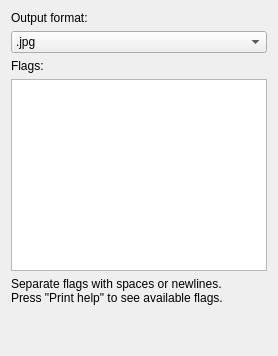
        <widget class="QWidget" name="decodeTab">
         <attribute name="title">
          <string>JXL Dec</string>
         </attribute>
         <layout class="QVBoxLayout" name="verticalLayout_9">
          <item>
           <widget class="QLabel" name="label_11">
            <property name="text">
             <string>Output format:</string>
            </property>
           </widget>
          </item>
          <item>
           <widget class="QComboBox" name="outFmtCombo">
            <item>
             <property name="text">
              <string>.jpg</string>
             </property>
            </item>
            <item>
             <property name="text">
              <string>.png</string>
             </property>
            </item>
            <item>
             <property name="text">
              <string>.apng</string>
             </property>
            </item>
            <item>
             <property name="text">
              <string>.ppm</string>
             </property>
            </item>
            <item>
             <property name="text">
              <string>.pfm</string>
             </property>
            </item>
           </widget>
          </item>
          <item>
           <widget class="QLabel" name="label_12">
            <property name="text">
             <string>Flags:</string>
            </property>
           </widget>
          </item>
          <item>
           <widget class="QPlainTextEdit" name="custOutFlagTxt">
            <property name="sizePolicy">
             <sizepolicy hsizetype="Preferred" vsizetype="Preferred">
              <horstretch>0</horstretch>
              <verstretch>0</verstretch>
             </sizepolicy>
            </property>
            <property name="minimumSize">
             <size>
              <width>0</width>
              <height>0</height>
             </size>
            </property>
            <property name="sizeAdjustPolicy">
             <enum>QAbstractScrollArea::AdjustIgnored</enum>
            </property>
           </widget>
          </item>
          <item>
           <widget class="QLabel" name="label_13">
            <property name="text">
             <string>Separate flags with spaces or newlines.
Press &quot;Print help&quot; to see available flags.</string>
            </property>
            <property name="wordWrap">
             <bool>true</bool>
            </property>
           </widget>
          </item>
          <item>
           <spacer name="verticalSpacer_2">
            <property name="orientation">
             <enum>Qt::Vertical</enum>
            </property>
            <property name="sizeHint" stdset="0">
             <size>
              <width>20</width>
              <height>40</height>
             </size>
            </property>
           </spacer>
          </item>
         </layout>
        </widget>
